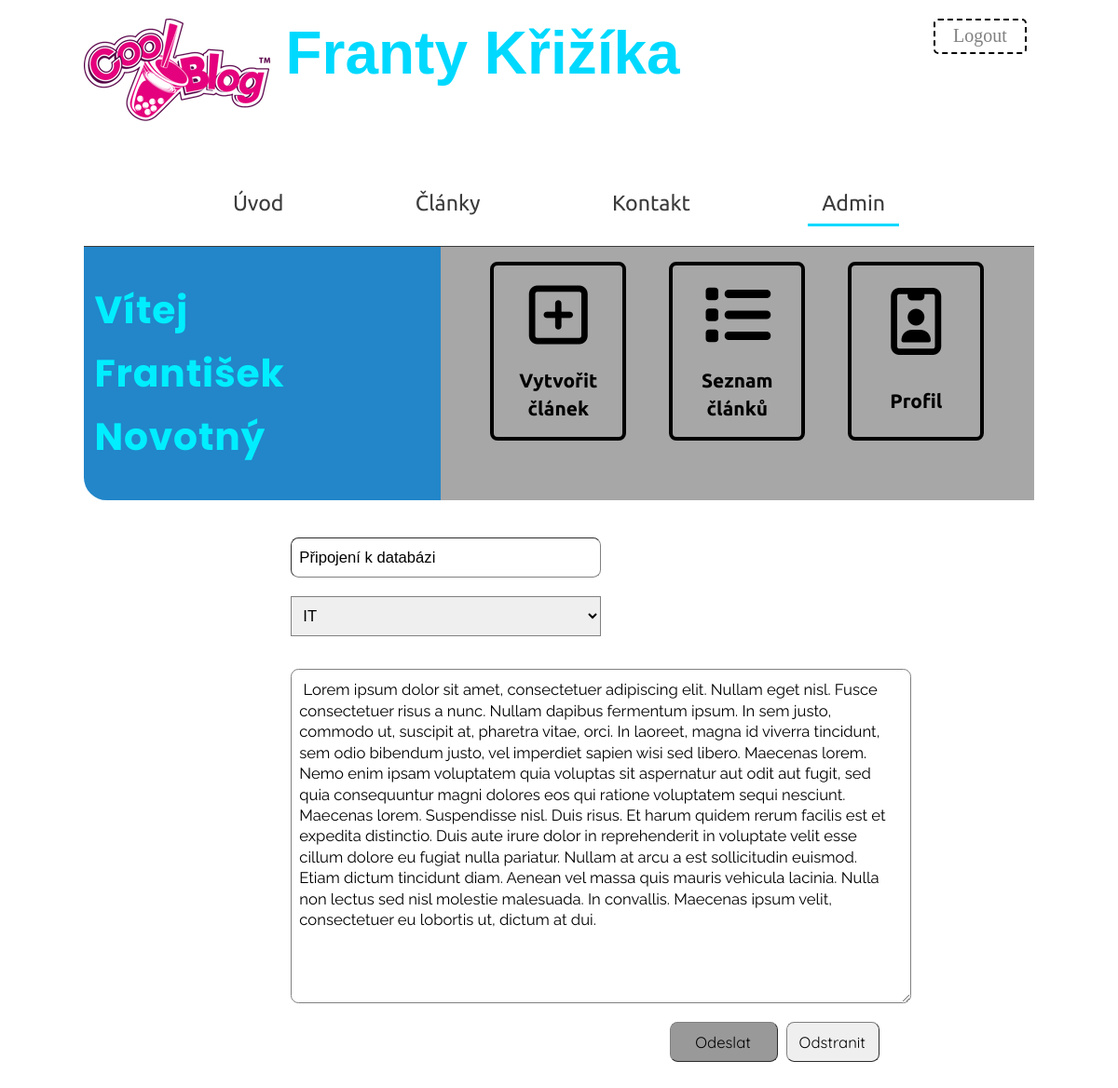
The page /admin.php?section=clanek-edit&id=1 (signed in) on the database its author committed.
### tables this page shows
CREATE TABLE `clanky` (
  `idclanky` int(10) unsigned NOT NULL AUTO_INCREMENT,
  `titulek` varchar(255) NOT NULL,
  `obsah` text NOT NULL,
  `idkategorie` int(10) unsigned NOT NULL,
  `idautor` int(10) unsigned NOT NULL,
  PRIMARY KEY (`idclanky`,`idkategorie`,`idautor`),
  UNIQUE KEY `idclanky_UNIQUE` (`idclanky`),
  UNIQUE KEY `titulek_UNIQUE` (`titulek`),
  KEY `fk_clanky_kategorie_idx` (`idkategorie`),
  KEY `fk_clanky_autor1_idx` (`idautor`),
  CONSTRAINT `fk_clanky_autor1` FOREIGN KEY (`idautor`) REFERENCES `autor` (`idautor`) ON DELETE NO ACTION ON UPDATE NO ACTION,
  CONSTRAINT `fk_clanky_kategorie` FOREIGN KEY (`idkategorie`) REFERENCES `kategorie` (`idkategorie`) ON DELETE NO ACTION ON UPDATE NO ACTION
);

### admin/menu/clanek-edit.php (the view, shortened to what this page needs)
<?php
    if(isset($_GET['id'])){
        $idclanek = $_GET['id'];
        echo '<section class="edit-article">';
        echo '<form action="./admin.php?section=clanek-seznam" method="post">';
        $stmnt = $conn->prepare("SELECT * FROM clanky WHERE idclanky = $idclanek");
        $stmnt->execute();
        while ($rown = $stmnt->fetch()) {
            $idkategorie = $rown['idkategorie'];
            echo '<input type="text" name="title" value="'.$rown['titulek'].'" required>';?>
            <select class="category-choose" name="kategorie">
                <?php
                $stmt = $conn->prepare("SELECT idkategorie, nazev FROM kategorie");
                $stmt->execute();
                while ($row = $stmt->fetch()) {
                    if($row['nazev'] == 'Databaze') {
                        $nazev_kategorie = 'Databáze';
                    } elseif($row['nazev'] == 'Programovani') {
                        $nazev_kategorie = 'Programování';
                    } else {
                        $nazev_kategorie = $row['nazev'];
                    }
                    if ($row['idkategorie'] == $idkategorie){
                        echo '<option value="'.$row['idkategorie'].'" selected>'.$nazev_kategorie.'</option>';
                    } else {
                        echo '<option value="'.$row['idkategorie'].'">'.$nazev_kategorie.'</option>';
                    }
                }
                ?>
            </select>
            <textarea name="content" placeholder="Obsah nového článku" required rows="15"><?php echo $rown['obsah'];?></textarea>
            <p class="form-btn">
                <input class="submit" type="submit" name="update" value="Odeslat">
                <input class="reset" type="submit" name="reset" value="Odstranit">
            </p>
        <?php } ?>
        </form>
    </section>
<?php } ?>

### assets/css/style.css (style rules this page uses)
html { box-sizing: border-box; }
*, *:before, *:after { box-sizing: inherit; }
body { max-width: 63.75em; height: auto; margin: auto; padding: 1.25em 0; color: rgb(59, 59, 59); }
p, .create-article textarea, .edit-article textarea { font-family: 'Raleway', sans-serif; line-height: 1.25em; }
form { display: flex; flex-direction: column; }
form input { display: block; border-width: .1025em; border-color: grey; border-radius: .5em; outline: none; max-width: 20em; padding: .75em; font-size: 1.2em; margin: 1.1em auto; }
.form-btn { display: block; max-width: 30em; margin: 0 auto; }
.form-btn input { display: inline; font-family: 'Quicksand', sans-serif; padding: .5em; margin-right: .4em; margin-left: .4em; }
.submit { background: grey; background: rgba(128,128,128,.8); }
.create-article, .edit-article { max-width: 36em; margin: 0 auto; }
.create-article input, .category-choose, .create-article textarea, .edit-article input, .edit-article textarea { min-width: 15em; max-width: 20em; border-color: grey; border-width: .1em; padding: .6em; padding-left: .5em; font-size: 1.04em; line-height: 1.3em; margin: .6em 0; outline: #888; }
.create-article textarea, .edit-article textarea { min-width: 40em; line-height: 1.35em; border-radius: .5em; margin-top: 1.5em; }
.create-article p, .edit-article p { max-width: 40em; margin-right: -3.5em; }
.create-article .submit, .edit-article .submit { margin-right: .3em; }
.create-article .submit, .create-article .reset, .edit-article .submit { min-width: 7em; }
.edit-article .reset { min-width: 6em; }

### rows shown on the page
clanky: title "Připojení k databázi", content "Lorem ipsum dolor sit amet, consectetuer adipiscing elit. Nullam eget nisl. Fusce consectetuer risus a nunc. Nullam dapibus fermentum ipsum. In sem justo, commodo ut, suscipit at, pharetra vitae, orci. In laoreet, magna id viverra tincidunt, sem odio bibendum justo, vel imperdiet sapien wisi sed libero. Maecenas lorem. Nemo enim ipsam voluptatem quia voluptas sit aspernatur aut odit aut fugit, sed quia consequuntur magni dolores eos qui ratione voluptatem sequi nesciunt. Maecenas lorem. Suspendisse nisl. Duis risus. Et harum quidem rerum facilis est et expedita distinctio. Duis aute irure dolor in reprehenderit in voluptate velit esse cillum dolore eu fugiat nulla pariatur. Nullam at arcu a…"

### other values the page prints
$item_name "Úvod"
$item_name "Články"
$item_name "Kontakt"
$_SESSION['firstname'] "František"
$_SESSION['lastname'] "Novotný"
$section_name "Vytvořit článek"
$section_name "Seznam článků"
$section_name "Profil"
form field kategorie "IT"
